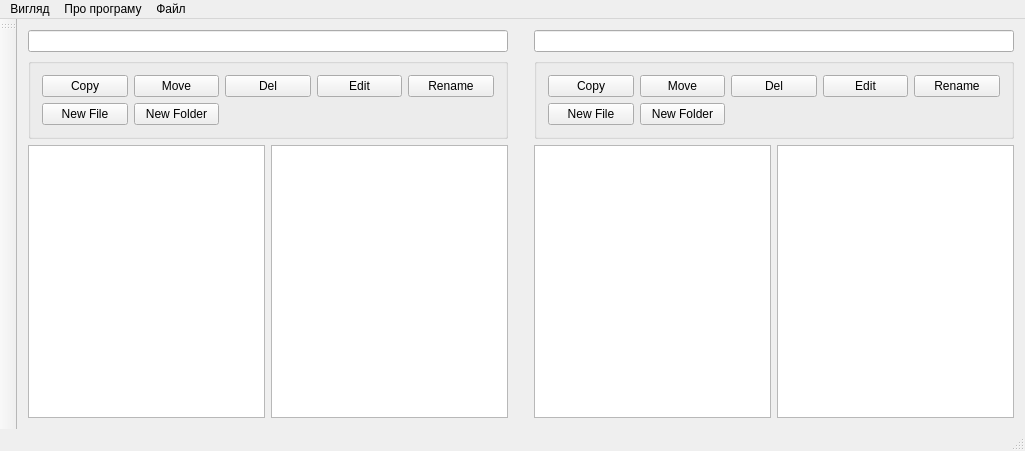
<?xml version="1.0" encoding="UTF-8"?>
<ui version="4.0">
 <class>Manager</class>
 <widget class="QMainWindow" name="Manager">
  <property name="geometry">
   <rect>
    <x>0</x>
    <y>0</y>
    <width>1025</width>
    <height>451</height>
   </rect>
  </property>
  <property name="windowTitle">
   <string>Manager</string>
  </property>
  <widget class="QWidget" name="centralWidget">
   <layout class="QGridLayout" name="gridLayout">
    <item row="1" column="0" colspan="2">
     <widget class="QGroupBox" name="groupBoxLeft">
      <property name="title">
       <string/>
      </property>
      <layout class="QGridLayout" name="gridLayout_2">
       <item row="0" column="4">
        <widget class="QPushButton" name="renameLeft">
         <property name="text">
          <string>Rename</string>
         </property>
        </widget>
       </item>
       <item row="0" column="0">
        <widget class="QPushButton" name="copyLeft">
         <property name="text">
          <string>Copy</string>
         </property>
        </widget>
       </item>
       <item row="0" column="2">
        <widget class="QPushButton" name="deleteLeft">
         <property name="text">
          <string>Del</string>
         </property>
        </widget>
       </item>
       <item row="0" column="1">
        <widget class="QPushButton" name="moveLeft">
         <property name="text">
          <string>Move</string>
         </property>
        </widget>
       </item>
       <item row="0" column="3">
        <widget class="QPushButton" name="editLeft">
         <property name="text">
          <string>Edit</string>
         </property>
        </widget>
       </item>
       <item row="1" column="0">
        <widget class="QPushButton" name="newFileLeft">
         <property name="text">
          <string>New File</string>
         </property>
        </widget>
       </item>
       <item row="1" column="1">
        <widget class="QPushButton" name="newFolderLeft">
         <property name="text">
          <string>New Folder</string>
         </property>
        </widget>
       </item>
      </layout>
     </widget>
    </item>
    <item row="1" column="3" colspan="2">
     <widget class="QGroupBox" name="groupBoxRight">
      <property name="title">
       <string/>
      </property>
      <layout class="QGridLayout" name="gridLayout_3">
       <item row="0" column="0">
        <widget class="QPushButton" name="copyRight">
         <property name="text">
          <string>Copy</string>
         </property>
        </widget>
       </item>
       <item row="0" column="1">
        <widget class="QPushButton" name="moveRight">
         <property name="text">
          <string>Move</string>
         </property>
        </widget>
       </item>
       <item row="0" column="2">
        <widget class="QPushButton" name="deleteRight">
         <property name="text">
          <string>Del</string>
         </property>
        </widget>
       </item>
       <item row="0" column="3">
        <widget class="QPushButton" name="editRight">
         <property name="text">
          <string>Edit</string>
         </property>
        </widget>
       </item>
       <item row="0" column="4">
        <widget class="QPushButton" name="renameRight">
         <property name="text">
          <string>Rename</string>
         </property>
        </widget>
       </item>
       <item row="1" column="0">
        <widget class="QPushButton" name="newFileLeft_2">
         <property name="text">
          <string>New File</string>
         </property>
        </widget>
       </item>
       <item row="1" column="1">
        <widget class="QPushButton" name="newFolderLeft_2">
         <property name="text">
          <string>New Folder</string>
         </property>
        </widget>
       </item>
      </layout>
     </widget>
    </item>
    <item row="2" column="4">
     <widget class="QListView" name="right_list_view"/>
    </item>
    <item row="2" column="2">
     <spacer name="verticalSpacer">
      <property name="orientation">
       <enum>Qt::Vertical</enum>
      </property>
      <property name="sizeHint" stdset="0">
       <size>
        <width>20</width>
        <height>40</height>
       </size>
      </property>
     </spacer>
    </item>
    <item row="2" column="3">
     <widget class="QTreeView" name="right_tree_view"/>
    </item>
    <item row="2" column="0">
     <widget class="QTreeView" name="left_tree_view"/>
    </item>
    <item row="0" column="3" colspan="2">
     <widget class="QLineEdit" name="rightAdress"/>
    </item>
    <item row="0" column="0" colspan="2">
     <widget class="QLineEdit" name="leftAdress"/>
    </item>
    <item row="2" column="1">
     <widget class="QListView" name="left_list_view"/>
    </item>
   </layout>
   <zorder>left_list_view</zorder>
   <zorder>right_list_view</zorder>
   <zorder>left_tree_view</zorder>
   <zorder>right_tree_view</zorder>
   <zorder>verticalSpacer</zorder>
   <zorder>leftAdress</zorder>
   <zorder>rightAdress</zorder>
   <zorder>groupBoxLeft</zorder>
   <zorder>groupBoxRight</zorder>
  </widget>
  <widget class="QMenuBar" name="menuBar">
   <property name="geometry">
    <rect>
     <x>0</x>
     <y>0</y>
     <width>1025</width>
     <height>25</height>
    </rect>
   </property>
   <widget class="QMenu" name="menuView">
    <property name="title">
     <string>Вигляд</string>
    </property>
    <widget class="QMenu" name="menuHide_trees">
     <property name="title">
      <string>Сховати дерева</string>
     </property>
     <addaction name="actionHide_both"/>
     <addaction name="actionHide_left_tree"/>
     <addaction name="actionHide_right_tree"/>
    </widget>
    <widget class="QMenu" name="menuShow_trees">
     <property name="title">
      <string>Показати дерева</string>
     </property>
     <addaction name="actionShow_both"/>
     <addaction name="actionShow_left_tree"/>
     <addaction name="actionShow_right_tree"/>
    </widget>
    <addaction name="menuHide_trees"/>
    <addaction name="menuShow_trees"/>
   </widget>
   <widget class="QMenu" name="menuAbout">
    <property name="title">
     <string>Про програму</string>
    </property>
    <addaction name="actionAbout_program"/>
    <addaction name="actionHelp"/>
   </widget>
   <widget class="QMenu" name="menuFile">
    <property name="title">
     <string>Файл</string>
    </property>
    <addaction name="actionCopy"/>
   </widget>
   <addaction name="menuView"/>
   <addaction name="menuAbout"/>
   <addaction name="menuFile"/>
  </widget>
  <widget class="QToolBar" name="mainToolBar">
   <attribute name="toolBarArea">
    <enum>LeftToolBarArea</enum>
   </attribute>
   <attribute name="toolBarBreak">
    <bool>false</bool>
   </attribute>
  </widget>
  <widget class="QStatusBar" name="statusBar"/>
  <action name="actionExit">
   <property name="text">
    <string>Exit</string>
   </property>
  </action>
  <action name="actionAbout_program">
   <property name="text">
    <string>About program</string>
   </property>
  </action>
  <action name="actionHide_left_tree">
   <property name="text">
    <string>Сховати ліве</string>
   </property>
  </action>
  <action name="actionHide_right_tree">
   <property name="text">
    <string>Сховати праве</string>
   </property>
  </action>
  <action name="actionShow_left_tree">
   <property name="text">
    <string>Показати ліве</string>
   </property>
  </action>
  <action name="actionShow_right_tree">
   <property name="text">
    <string>Показати праве</string>
   </property>
  </action>
  <action name="actionHide_both">
   <property name="text">
    <string>Сховати обидва</string>
   </property>
  </action>
  <action name="actionShow_both">
   <property name="text">
    <string>Показати обидва</string>
   </property>
  </action>
  <action name="actionHelp">
   <property name="text">
    <string>Help</string>
   </property>
  </action>
  <action name="actionCopy">
   <property name="text">
    <string>Скопіювати</string>
   </property>
  </action>
 </widget>
 <layoutdefault spacing="6" margin="11"/>
 <resources/>
 <connections/>
</ui>
